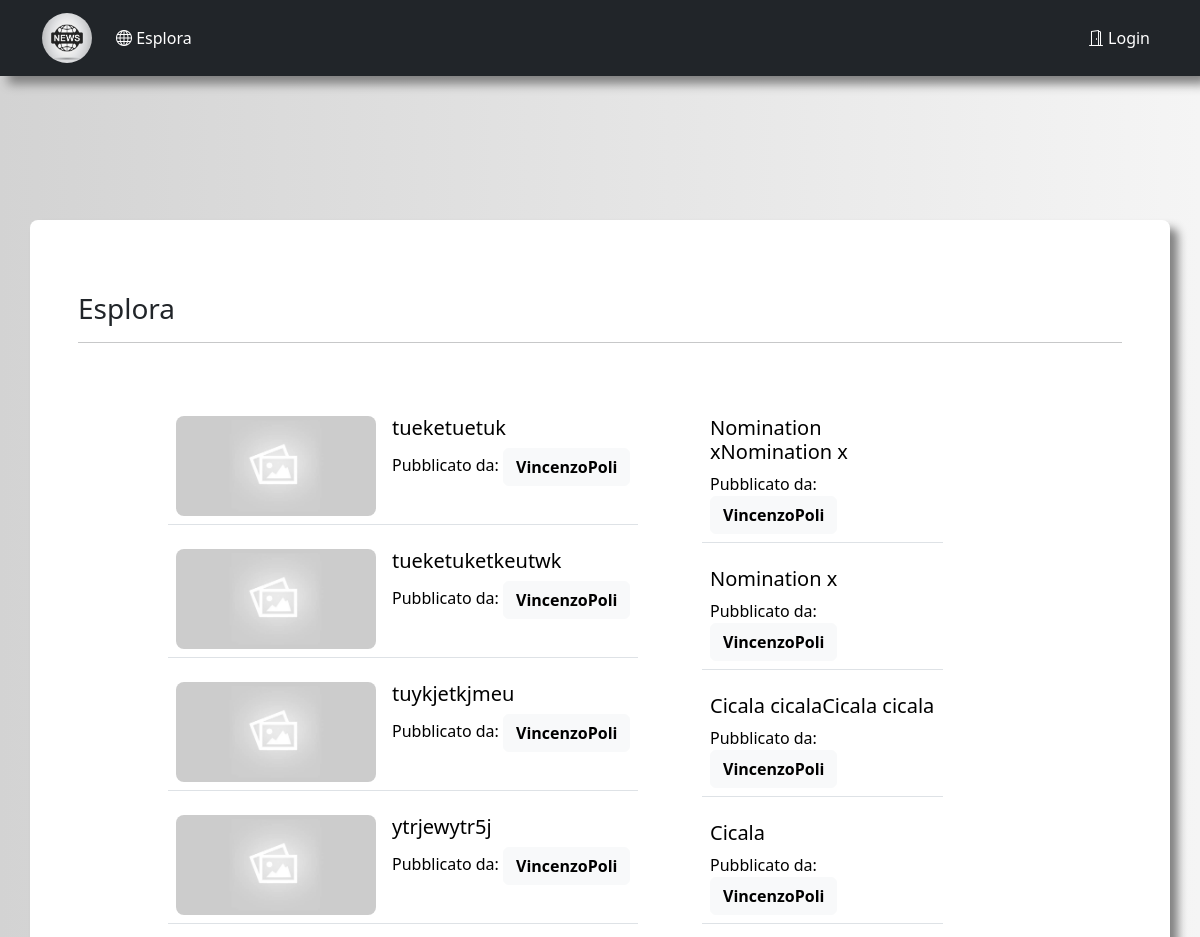
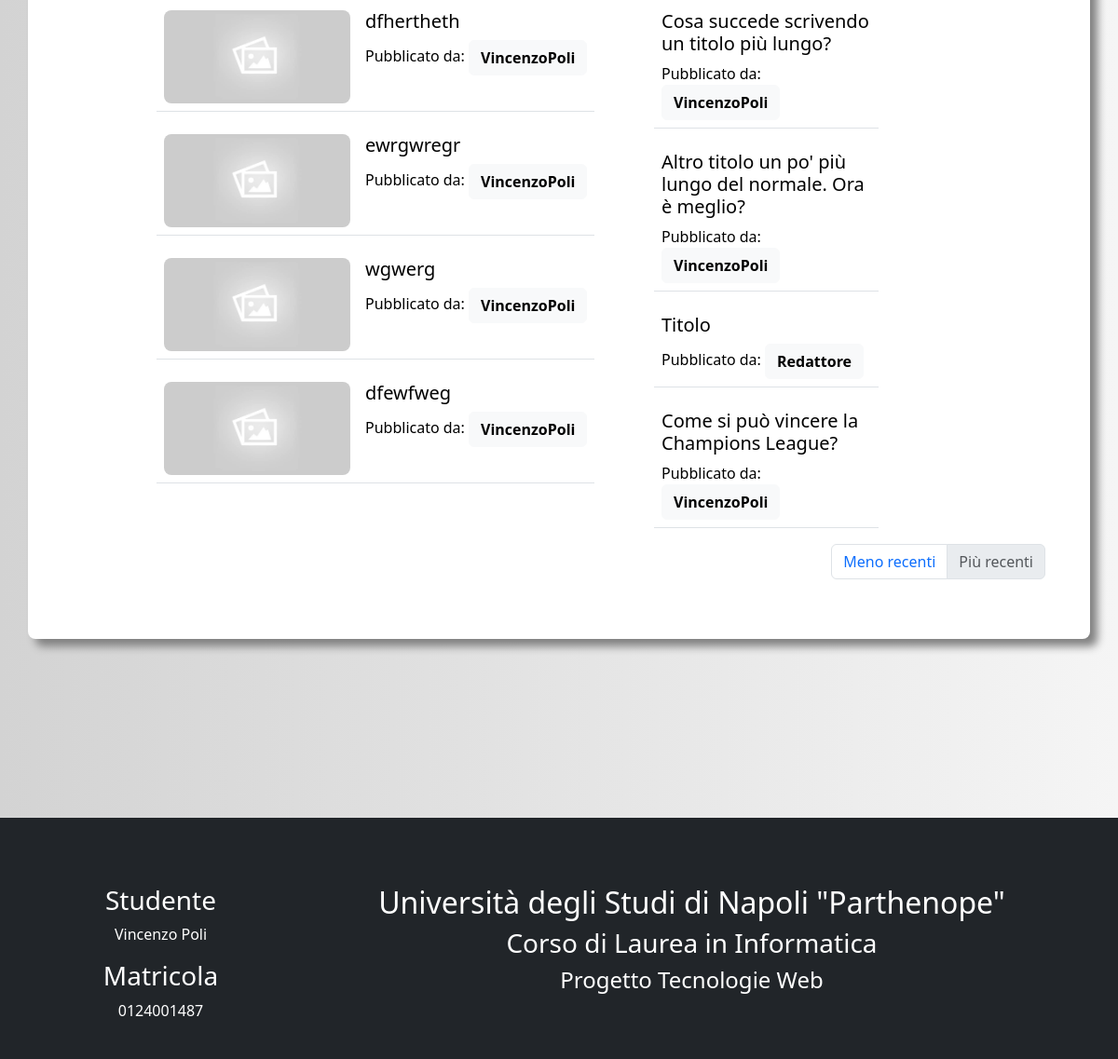
Before: /explore with the older database file (2 pictures, top to bottom).
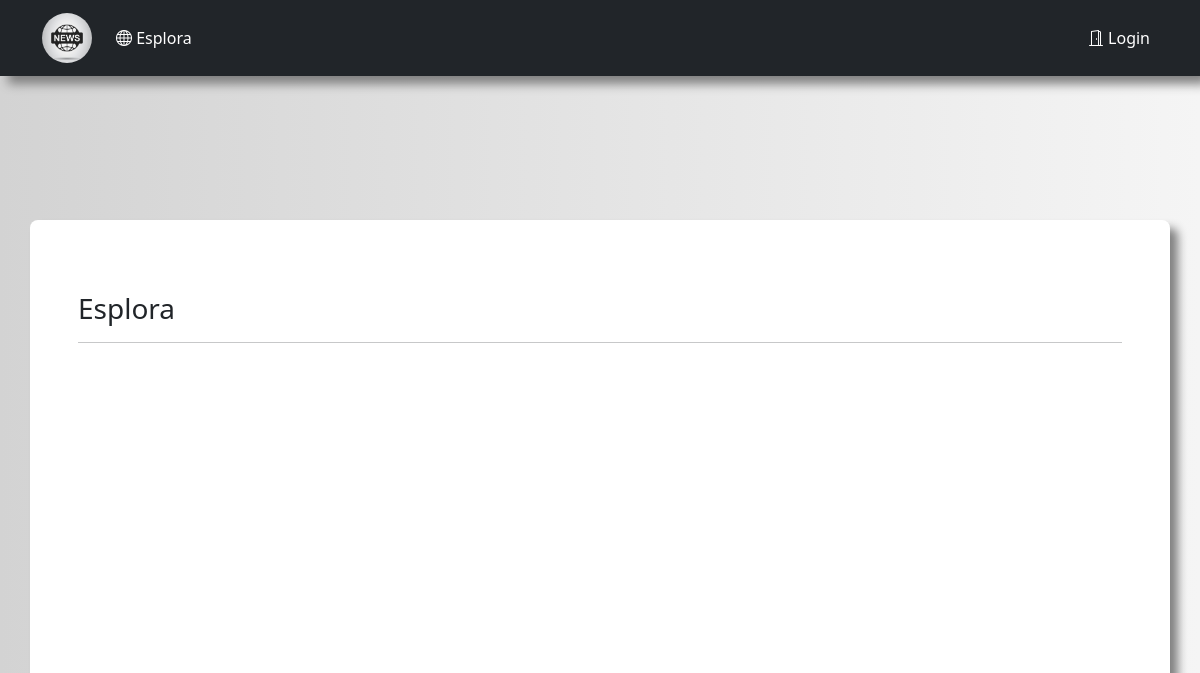
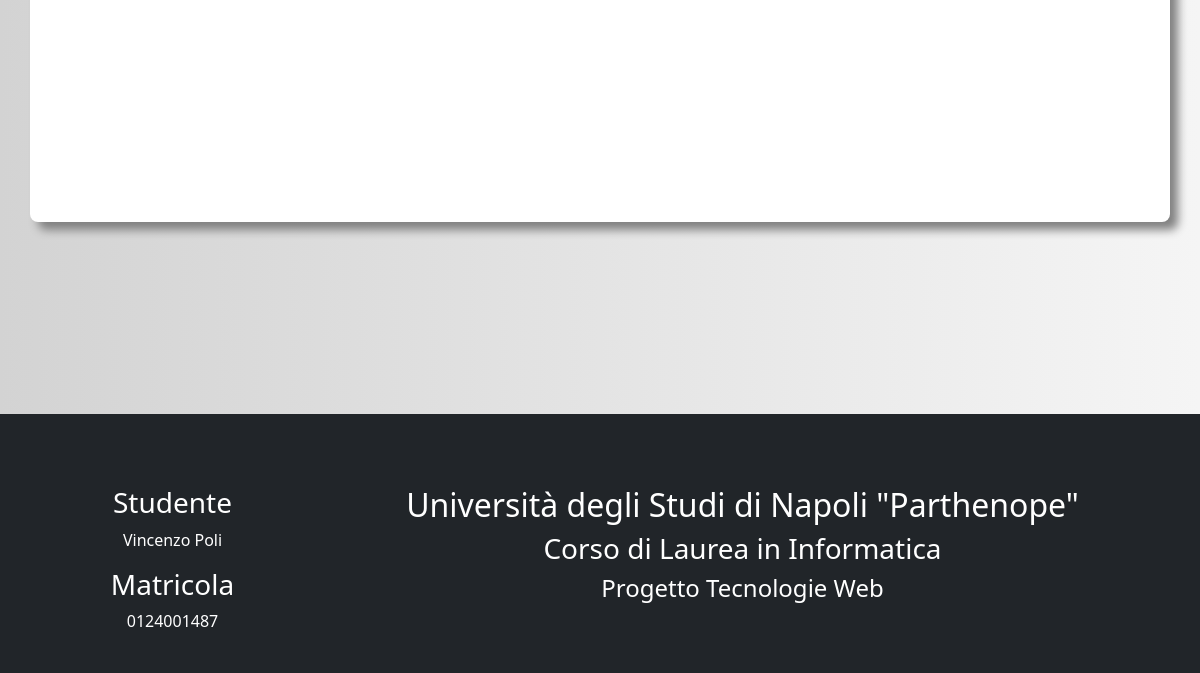
After: the same page with the newer database file (2 pictures, top to bottom).
### app/models.py (models this page shows, shortened)
class Article(db.Model):
    id = db.Column(db.Integer, primary_key=True)
    title = db.Column(db.String(75), unique=True)
    subtitle = db.Column(db.String(150))
    body = db.Column(db.Text())
    head_img = db.Column(db.String())
    timeStamp = db.Column(db.DateTime, index=True, default=datetime.now(timezone.utc))
    author = db.Column(db.String(64))
    user_id = db.Column(db.Integer, db.ForeignKey('user.id'))
    def head_image(self):
        return self.head_img

### app/routes.py (the view)
@app.route('/explore')
def explore():
    current_page = 'explore'
    session['url'] = url_for('explore')
    page = request.args.get('page', 1, type=int)
    articles = Article.query.order_by(Article.timeStamp.desc()).paginate(
        page=page, per_page=app.config['ARTICLES_PER_PAGE'], error_out=False
    )
    if articles.has_next:
        next_url = url_for('explore', page=articles.next_num)
    else:
        next_url = None
    if articles.has_prev:
        prev_url = url_for('explore', page=articles.prev_num)
    else:
        prev_url = None
    first_col = articles.items[:8]
    second_col = articles.items[8:16]
    return render_template(
        'explore.html', title='Esplora',
        next_url=next_url, prev_url=prev_url,
        first_col=first_col, second_col=second_col,
        user=current_user,
        current_page=current_page
    )

### app/routes.py (called while the page is built)
@app.before_request
def before_request():
    if current_user.is_authenticated:
        current_user.last_seen = datetime.now()
        db.session.commit()

### app/templates/explore.html
{% extends "base.html" %}
{% block app_content %}
    <h3>Esplora</h3>
    <hr>
    <div class="row">
        <div class="col-sm-1 pt-5"></div>
        <div class="col-sm-6 pt-5">
            <table class="table-responsive">
                <tr>
                    <td>
                        {% for article in first_col %}
                            <table class="table">
                                <tr>
                                    <td style="width: 180px">
                                        <a href="{{ url_for('published', article_title=article.title) }}">
                                            <img class="explore-image" src="{{ article.head_image() }}" alt="explore-image" onerror="fallBackIMG(this)">
                                        </a>
                                    </td>
                                    <td style="position: relative">
                                        <h5 class="text-link">
                                            <a class="text-anchor" href="{{ url_for('published', article_title=article.title) }}">
                                                {{ article.title }}
                                            </a>
                                        </h5>
                                        <p style="display: inline">Pubblicato da: </p>
                                        <p class="text-link" style="display: inline">
                                            <a class="btn btn-light" href="{{ url_for('user', username=article.author) }}">
                                                <strong>{{ article.author }}</strong>
                                            </a>
                                        </p>
                                    </td>
                                </tr>
                            </table>
                        {% endfor %}
                    </td>
                </tr>
            </table>
        </div>
        <div class="col-sm-3 pt-5">
            <table class="table-responsive">
                <tr>
                    <td>
                        {% for article in second_col %}
                            <table class="table">
                                <tr>
                                    <td>
                                        <h5 class="text-link">
                                            <a class="text-anchor" href="{{ url_for('published', article_title=article.title) }}">
                                                {{ article.title }}
                                            </a>
                                        </h5>
                                        <p style="display: inline">Pubblicato da: </p>
                                        <p class="text-link" style="display: inline">
                                        <a class="btn btn-light" href="{{ url_for('user', username=article.author) }}">
                                            <strong>{{ article.author }}</strong>
                                        </a>
                                        </p>
                                    </td>
                                </tr>
                            </table>
                        {% endfor %}
                    </td>
                </tr>
            </table>
        </div>
        <div class="col-sm-2 pt-5"></div>
    </div>
    {% if next_url and prev_url %}
        <ul class="pagination justify-content-end">
            <li class="page-item"><a class="page-link" href="{{ next_url }}">Meno recenti</a></li>
            <li class="page-item"><a class="page-link" href="{{ prev_url }}">Più recenti</a></li>
        </ul>
    {% elif next_url %}
        <ul class="pagination justify-content-end">
            <li class="page-item"><a class="page-link" href="{{ next_url }}">Meno recenti</a></li>
            <li class="page-item disabled"><a class="page-link" href="{{ prev_url }}">Più recenti</a></li>
        </ul>
    {% elif prev_url %}
        <ul class="pagination justify-content-end">
            <li class="page-item disabled"><a class="page-link" href="{{ next_url }}">Meno recenti</a></li>
            <li class="page-item"><a class="page-link" href="{{ prev_url }}">Più recenti</a></li>
        </ul>
    {% endif %}
{% endblock %}

### app/templates/base.html (shortened to what this page needs)
<!DOCTYPE html>
<html lang="it">
<head>
    <link rel="stylesheet" href="{{ url_for('static', filename='style.css') }}">
    <link rel="stylesheet" href="https://cdn.jsdelivr.net/npm/bootstrap-icons@1.3.0/font/bootstrap-icons.css">
    <link href="https://cdn.jsdelivr.net/npm/bootstrap@5.3.2/dist/css/bootstrap.min.css" rel="stylesheet">
</head>
<body>
    <div class="background-div">
        {% set roles = {'admin': 3, 'capo redattore': 2, 'redattore': 1, 'utente': 0} %}
        <nav class="navbar navbar-expand-sm bg-dark navbar-dark">
            <div class="container">
                <a class="navbar-brand" href="{{ url_for('index') }}">
                    <img src="/static/logo/aaalogoaaa.jpg" alt="Logo" style="width:50px;" class="rounded-pill">
                </a>
                <div class="collapse navbar-collapse" id="mynavbar">
                    <ul class="navbar-nav me-auto">
                        {% if current_page == 'explore' %}
                            <li class="nav-item">
                                <a class="nav-link active" href="{{ url_for('explore') }}"><i class="bi bi-globe"></i> Esplora</a>
                            </li>
                        {% else %}
                            <li class="nav-item">
                                <a class="nav-link" href="{{ url_for('explore') }}"><i class="bi bi-globe"></i> Esplora</a>
                            </li>
                        {% endif %}
                    </ul>
                    <ul class="navbar-nav">
                        {% if current_user.is_anonymous %}
                            <li class="nav-item">
                                <a class="nav-link active" href="{{ url_for('login') }}"><i class="bi bi-door-open"></i> Login</a>
                            </li>
                        {% elif current_user.is_authenticated %}
                            <li class="nav-item">
                                <a class="nav-link" href="{{ url_for('logout') }}"><i class="bi bi-box-arrow-right"></i> Logout</a>
                            </li>
                        {% endif %}
                    </ul>
                </div>
            </div>
        </nav><br><br><br><br>
        <div class="container bg-white p-5 my-5" id="body_page"><br/>
            {% block app_content %}{% endblock %}
        </div>
         <br><br><br><br>
        <div class="mt-5 p-4 bg-dark text-white text-center">
            <div class="container mt-5">
                <div class="row">
                    <div class="col-sm-3">
                        <h3>Studente</h3>
                        <p>Vincenzo Poli</p>
                        <h3>Matricola</h3>
                        <p>0124001487</p>
                    </div>
                    <div class="col-sm-9">
                        <h2>Università degli Studi di Napoli "Parthenope"</h2>
                        <h3>Corso di Laurea in Informatica</h3>
                        <h4>Progetto Tecnologie Web</h4>
                    </div>
                </div>
            </div>
        </div>
    </div>
</body>
</html>

### app/static/style.css (style rules this page uses)
nav, #body_page, #preview-container { box-shadow: 8px 8px 10px rgb(128, 128, 128); }
.background-div { background-image: linear-gradient(to right, lightgrey, whitesmoke); }
#body_page { min-height: 675px; }
#profile-form, #body_page, .text-block, .index-image { border-radius: 8px; }

Changed rows visible on the page:
removed Article: title "tueketuetuk", author "VincenzoPoli", shown under "Esplora"
removed Article: title "tueketuketkeutwk", author "VincenzoPoli", shown under "Esplora"
removed Article: title "tuykjetkjmeu", author "VincenzoPoli", shown under "Esplora"
removed Article: title "ytrjewytr5j", author "VincenzoPoli", shown under "Esplora"
removed Article: title "dfhertheth", author "VincenzoPoli", shown under "Esplora"
removed Article: title "ewrgwregr", author "VincenzoPoli", shown under "Esplora"
removed Article: title "wgwerg", author "VincenzoPoli", shown under "Esplora"
removed Article: title "dfewfweg", author "VincenzoPoli", shown under "Esplora"
removed Article: title "Nomination xNomination x", author "VincenzoPoli"
removed Article: title "Nomination x", author "VincenzoPoli"
removed Article: title "Cicala cicalaCicala cicala", author "VincenzoPoli"
removed Article: title "Cicala", author "VincenzoPoli"
removed Article: title "Cosa succede scrivendo un titolo più lungo?", author "VincenzoPoli"
removed Article: title "Altro titolo un po' più lungo del normale. Ora è meglio?", author "VincenzoPoli"
removed Article: title "Titolo", author "Redattore"
removed Article: title "Come si può vincere la Champions League?", author "VincenzoPoli"
Other visible differences:
text no longer shown: "Meno recenti Più recenti"
